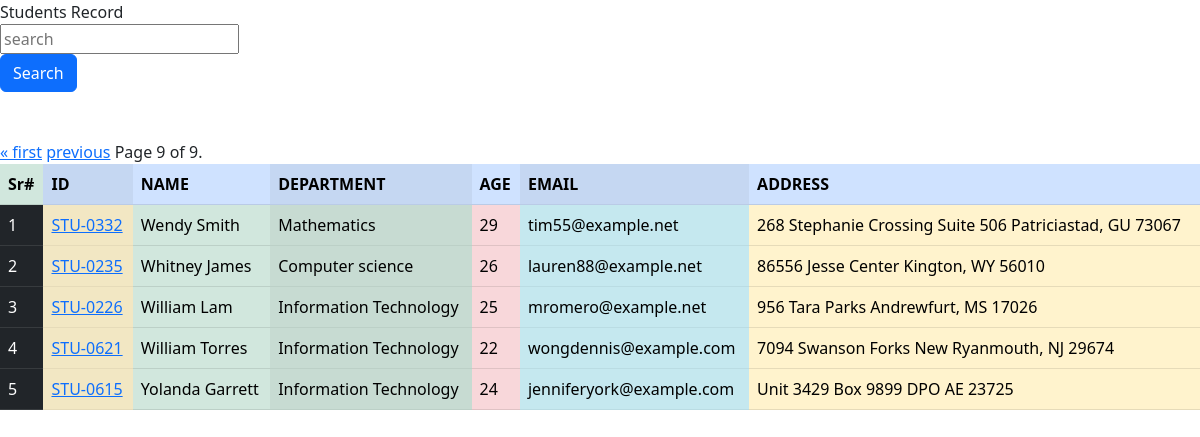
Page /student/?page=9 on the committed database.
### receipe/models.py (models this page shows, shortened)
class Student(models.Model):
        department = models.ForeignKey(Department, related_name='students', on_delete=models.CASCADE)
        studentId = models.OneToOneField(StudentReg, related_name='student', on_delete=models.CASCADE)
        studentName = models.CharField(max_length=50)
        studentAge = models.IntegerField(default=18)
        studentEmail = models.EmailField(unique=True)
        studentAddress = models.TextField()
        is_deleted = models.BooleanField(default=False)
        objects = studentManager()
        admin_object = models.Manager()
        class Meta:
                ordering = ['studentName']
                verbose_name = "student"

class StudentReg(models.Model):
        sReg = models.CharField(max_length=20)
        def __str__(self):
                return self.sReg

class Department(models.Model):
        department = models.CharField(max_length=30)
        def __str__(self):
                return self.department

### receipe/views.py (the view, shortened to what this page needs)
# urls.py: path('student/', views.get_student, name='student'),
def get_student(request):
    so = Student.objects.all()
    paginator = Paginator(so, 10)
    page_number = request.GET.get("page",1)
    so = paginator.get_page(page_number)
    dic = {'student': so}
    return render(request, 'studentList.html', dic)

### receipe/models.py (called while the page is built)
        def get_queryset(self):
                return super().get_queryset().filter(is_deleted=False)

### receipe/templates/studentList.html (shortened to what this page needs)
<!DOCTYPE html>
<html lang="en">
<head>
  <link rel="stylesheet" href="https://cdn.jsdelivr.net/npm/bootstrap@5.2.3/dist/css/bootstrap.min.css">
</head>
<body
<h1 align="center">Students Record </h1>
  <div class="row">
    <form class="mb-5"  >
    <div>
      <input class="" name="search" placeholder="search" type="search">
    </div>
    <div>
      <button class="btn btn-primary">Search</button>
    </div>
    </form>
  </div>
<div class="pagination">
    <spa class="step-links">
        {% if student.has_previous %}
            <a href="?page=1">&laquo; first</a>
            <a href="?page={{ student.previous_page_number }}">previous</a>
        {% endif %}
        <span class="current">
            Page {{ student.number }} of {{ student.paginator.num_pages }}.
        </span>
</div>
<table class="table table-success table-striped-columns">
  <tr class="table-success">
    <th class="">Sr#</th>
    <th class="table-primary">ID</th>
    <th class="table-primary">NAME</th>
    <th class="table-primary">DEPARTMENT</th>
    <th class="table-primary">AGE</th>
    <th class="table-primary">EMAIL</th>
    <th class="table-primary">ADDRESS</th>
  </tr>
  {%for stu in student%}
  <tr class="table-primary">
    <td class="table-dark">{{forloop.counter}}</td>
    <td class="table-warning">  <a href="/receipe/studentResult/{{stu.studentId}}">{{stu.studentId}}</a> </td>
    <td class="table-success">{{stu.studentName}}</td>
    <td class="table-success">{{stu.department}}</td>
    <td class="table-danger">{{stu.studentAge}}</td>
    <td class="table-info">{{stu.studentEmail}}</td>
    <td class="table-warning">{{stu.studentAddress}}</td>
  </tr>
{%endfor%}
</table>
</body>
</html>

### rows in the picture
Student: studentId "STU-0332", studentName "Wendy Smith", department "Mathematics", studentAge "29", studentEmail "tim55@example.net", studentAddress "268 Stephanie Crossing Suite 506 Patriciastad, GU 73067"
Student: studentId "STU-0235", studentName "Whitney James", department "Computer science", studentAge "26", studentEmail "lauren88@example.net", studentAddress "86556 Jesse Center Kington, WY 56010"
Student: studentId "STU-0226", studentName "William Lam", department "Information Technology", studentAge "25", studentEmail "mromero@example.net", studentAddress "956 Tara Parks Andrewfurt, MS 17026"
Student: studentId "STU-0621", studentName "William Torres", department "Information Technology", studentAge "22", studentEmail "wongdennis@example.com", studentAddress "7094 Swanson Forks New Ryanmouth, NJ 29674"
Student: studentId "STU-0615", studentName "Yolanda Garrett", department "Information Technology", studentAge "24", studentEmail "jenniferyork@example.com", studentAddress "Unit 3429 Box 9899 DPO AE 23725"

### other values in the picture
{{ student.number }} "9"
{{ student.paginator.num_pages }} "9"
